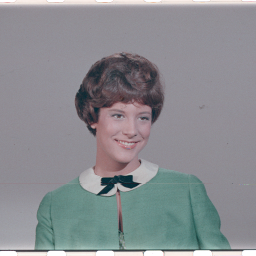
#> input picture politician_face.tiff, 256 x 256 px; its folder holds only this picture in this run
$ python -i my_custom_method.py   (imports and definitions only)
#> lines starting #> are read from the running program, lines starting #| are printed output that depends on the picture; after the words box and inside, x2 and y2 are one past the last pixel; in counts of white or black regions, pixels touching at a corner belong together
import cv2
import numpy as np
import hashlib
import os

# [2 lines not run here, left out]

# --- CONFIGURATION ---
BLOCK_SIZE = 4   # 4x4 Blocks
KEY = 9999       # Secret key

def get_smart_mapping(h, w, block_size, key):
    """
    Guarantees border blocks store backups in the center, and vice versa.
    This makes the system highly resistant to massive cropping attacks.
    """
    np.random.seed(key)
    blocks_y = h // block_size
    blocks_x = w // block_size
    total_blocks = blocks_y * blocks_x

    cy, cx = blocks_y / 2.0, blocks_x / 2.0

    distances = []
    idx = 0
    for i in range(blocks_y):
        for j in range(blocks_x):
            dist = (i - cy)**2 + (j - cx)**2
            distances.append((dist, idx))
            idx += 1

    # Sort by distance descending (Border blocks first, Center blocks last)
    distances.sort(key=lambda x: x[0], reverse=True)

    half = total_blocks // 2
    border_blocks = [x[1] for x in distances[:half]]
    center_blocks = [x[1] for x in distances[half:]]

    np.random.shuffle(border_blocks)
    np.random.shuffle(center_blocks)

    mapping = np.zeros(total_blocks, dtype=int)
    for i in range(half):
        b = border_blocks[i]
        c = center_blocks[i]
        mapping[b] = c  # Border block stores its backup in a Center block
        mapping[c] = b  # Center block stores its backup in a Border block

    if total_blocks % 2 != 0:
        mapping[center_blocks[-1]] = center_blocks[-1]

    return mapping

def get_location_dependent_hash(flat_block, block_index):
    data = flat_block.tobytes()
    index_bytes = int(block_index).to_bytes(4, byteorder='big')
    full_hash = hashlib.md5(data + index_bytes).hexdigest()
    hash_int = int(full_hash[:3], 16)
    return f"{hash_int:012b}"

# [65 lines left out: function embed, not called in this run]

def recover(image_path, output_path):
#> called with image_path = 'politician_face.tiff', output_path = 'out.png'
    print(f"Recovering: {image_path}...")
    img = cv2.imread(image_path)
#> img is the input picture: shape (256, 256, 3); mean B, G, R 144, 140, 137.6
    if img is None: return

    h, w, c = img.shape
#> h = 256; w = 256; c = 3
    mapping = get_smart_mapping(h, w, BLOCK_SIZE, KEY)
    reverse_mapping = mapping

    recovered_img = img.copy()
    tamper_map = np.zeros((h, w), dtype=np.uint8)

    global_dead_mask = np.zeros((h, w), dtype=np.uint8)
    global_restored_mask = np.zeros((h, w), dtype=np.uint8)

    for channel_id in range(3):
        channel = img[:, :, channel_id]
        rec_channel = recovered_img[:, :, channel_id]

        extracted_auth = []
        extracted_recovery = []
        calculated_hashes = []

        # --- PASS 1: Analysis & Extraction ---
        idx = 0
        tamper_count = 0
        total_blocks_channel = (h // BLOCK_SIZE) * (w // BLOCK_SIZE)

        for i in range(0, h, BLOCK_SIZE):
            for j in range(0, w, BLOCK_SIZE):
                block = channel[i:i+BLOCK_SIZE, j:j+BLOCK_SIZE]
                flat = block.flatten()

                payload = ""
                for k in range(16):
                    val = flat[k]
                    payload += str(val & 1) + str((val >> 1) & 1)

                extracted_auth.append(payload[:12])

                rec_tl = (int(payload[12:17], 2) << 3) + 4
                rec_tr = (int(payload[17:22], 2) << 3) + 4
                rec_bl = (int(payload[22:27], 2) << 3) + 4
                rec_br = (int(payload[27:32], 2) << 3) + 4

                extracted_recovery.append((rec_tl, rec_tr, rec_bl, rec_br))

                clean_block = (block & 0xFC)
                cal_hash = get_location_dependent_hash(clean_block.flatten(), idx)
                calculated_hashes.append(cal_hash)

                if cal_hash != payload[:12]:
                    tamper_count += 1

                idx += 1

        # Calculate exact attack parameters
        tamper_rate = tamper_count / total_blocks_channel
        extreme_pixels = np.sum((channel == 0) | (channel == 255))
        noise_ratio = extreme_pixels / (h * w)

        # 3-Way Attack Classification
        is_noise_attack = noise_ratio > 0.005
        is_jpeg_attack = tamper_rate > 0.85 and not is_noise_attack

        # --- PASS 2: Restoration ---
        idx = 0
        for i in range(0, h, BLOCK_SIZE):
            for j in range(0, w, BLOCK_SIZE):

                is_tampered = calculated_hashes[idx] != extracted_auth[idx]

                if is_tampered:
                    tamper_map[i:i+BLOCK_SIZE, j:j+BLOCK_SIZE] = 255
                    block = channel[i:i+BLOCK_SIZE, j:j+BLOCK_SIZE]
                    block_mean = np.mean(block)
                    provider_idx = reverse_mapping[idx]
                    is_backup_valid = calculated_hashes[provider_idx] == extracted_auth[provider_idx]

                    # 1. JPEG Compression Bypass (Preserve visual data, ignore broken LSBs)
                    if is_jpeg_attack and block_mean > 5:
                        pass

                    # 2. Structural Attacks (Copy-Move, Splicing) & Blackouts (Cropping, Removal)
                    elif not is_noise_attack or block_mean < 5:
                        if is_backup_valid:
                            hq_vals = extracted_recovery[provider_idx]
                            rec_channel[i:i+2, j:j+2] = hq_vals[0]
                            rec_channel[i:i+2, j+2:j+4] = hq_vals[1]
                            rec_channel[i+2:i+4, j:j+2] = hq_vals[2]
                            rec_channel[i+2:i+4, j+2:j+4] = hq_vals[3]
                            global_restored_mask[i:i+BLOCK_SIZE, j:j+BLOCK_SIZE] = 255
                        else:
                            global_dead_mask[i:i+BLOCK_SIZE, j:j+BLOCK_SIZE] = 255

                    # 3. Noise (Pixel Repair via Median Filter)
                    elif is_noise_attack:
                        for py in range(BLOCK_SIZE):
                            for px in range(BLOCK_SIZE):
                                pixel_val = block[py, px]
                                if pixel_val == 0 or pixel_val == 255:
                                    y, x = i + py, j + px

                                    neighbors = []
                                    for ny in range(max(0, y-1), min(h, y+2)):
                                        for nx in range(max(0, x-1), min(w, x+2)):
                                            val = channel[ny, nx]
                                            if val > 0 and val < 255:
                                                neighbors.append(val)

                                    if neighbors:
                                        rec_channel[y, x] = int(np.median(neighbors))
                                    elif is_backup_valid:
                                        quad_idx = (py // 2) * 2 + (px // 2)
                                        rec_channel[y, x] = extracted_recovery[provider_idx][quad_idx]

                idx += 1

        recovered_img[:, :, channel_id] = rec_channel
#> this loop made 3 passes
#> (extreme_pixels, noise_ratio) on passes 1 to 3: (621, 0.00948), (380, 0.0058), (556, 0.00848)
#> pass 1, in recover, `channel = img[:, :, channel_id]`:
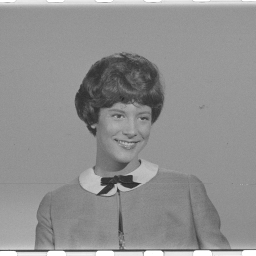
#> channel: shape (256, 256); min 38, max 255, mean 144
#> pass 3, in recover, `channel = img[:, :, channel_id]`:
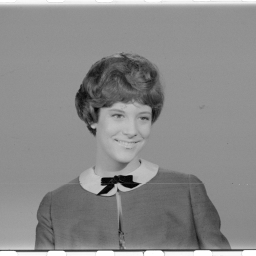
#> channel: shape (256, 256); min 1, max 255, mean 137.6
#> after the loop: global_dead_mask: shape (256, 256); every value is 0
#> after the loop:
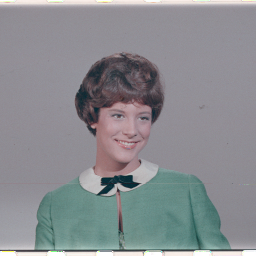
#> recovered_img: shape (256, 256, 3); 0.63% of pixels changed, all inside (x1, y1, x2, y2) = (0, 0, 256, 256)
#> after the loop: tamper_map: shape (256, 256); every value is 255

    # --- PASS 3: Final Polish ---
    if np.sum(global_dead_mask) > 0:
         dead_dilated = cv2.dilate(global_dead_mask, np.ones((3,3), np.uint8), iterations=1)
         recovered_img = cv2.inpaint(recovered_img, dead_dilated, 5, cv2.INPAINT_TELEA)

    if np.sum(global_restored_mask) > 0:
        kernel = np.ones((3,3), np.uint8)
        seam_mask = cv2.morphologyEx(global_restored_mask, cv2.MORPH_GRADIENT, kernel)
        seam_mask = cv2.dilate(seam_mask, kernel, iterations=1)
        recovered_img = cv2.inpaint(recovered_img, seam_mask, 2, cv2.INPAINT_TELEA)

    cv2.imwrite("final_tamper_map.png", tamper_map)
    cv2.imwrite(output_path, recovered_img)
    print(f"Success! High-Res Result saved to: {output_path}")

# [2 lines not run here, left out]

>>> result = recover('politician_face.tiff', 'out.png')
